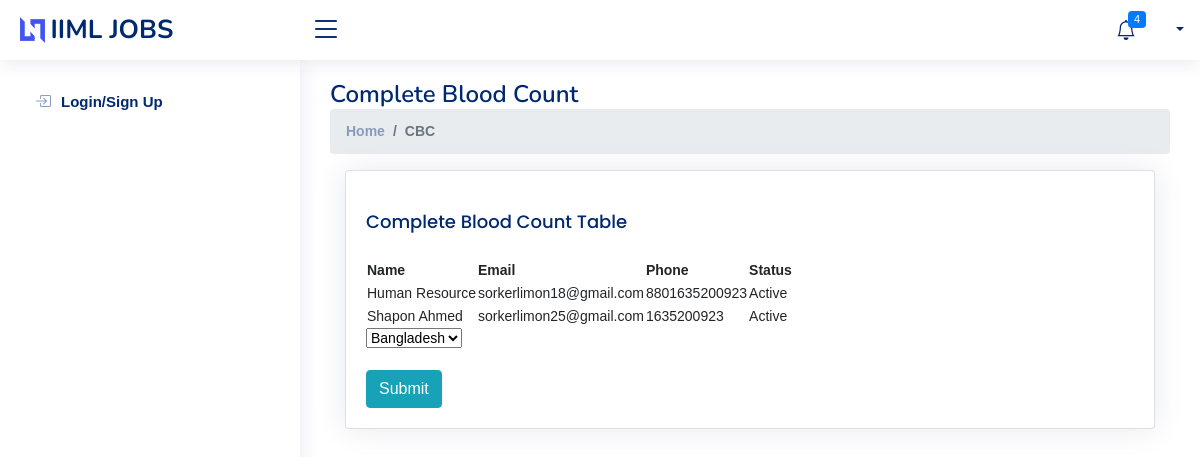
/user-list/, run on the app's committed database.
### users/models.py (models this page shows, shortened)
class Employee_profile(models.Model):
    Education = (
        ('Completed 10 years school', 'Completed 10 years school'),
        ('Completed 10 years school & High School', 'Completed 10 years school & High School'),
        ('University Degree', 'University Degree'),
        ('University Degree - Masters', 'University Degree - Masters'),
        ('Technical Degree', 'Technical Degree'),
        ('Others', 'Others'),
    )
    Computer = (
        ('Yes', 'Yes'),
        ('No', 'No'),
    )
    user = models.OneToOneField(User, blank=True, null=True, on_delete=models.CASCADE)
    name = models.CharField(max_length=200, null=True)
    phone = models.CharField(max_length=200, null=True, blank=True)
    nid = models.CharField(max_length=200, null=True, blank=True)
    bank_account = models.CharField(max_length=200, null=True, blank=True)
    dob = models.DateField(max_length=8,blank=True,null=True)
    email = models.EmailField(max_length=200, unique=True, null=True, blank=True)
    country = CountryField(null=True,blank=True)
    profile_pic = models.ImageField(null=True, blank=True, upload_to='profile/', default="profile/profile.png")
    date_created = models.DateTimeField(auto_now_add=True, null=True)
    has_used_secret_key = models.BooleanField(default=False)
    present_address = models.CharField(max_length=200, null=True)
    parmanenet_address = models.CharField(max_length=200, null=True)
    emergency_phone = models.CharField(max_length=200, null=True, blank=True)
    education_degree = models.CharField(max_length=255, blank=True, null=True, choices=Education, default="Completed 10 years school")
    city = models.CharField(max_length=200, null=True)
    working_hours = models.IntegerField(blank=True,null=True)
    have_computer = models.CharField(max_length=255, blank=True, null=True, choices=Computer, default="Yes")
    comment = models.TextField(blank=True, null=True)
    agreement_1 = models.ImageField(null=True, blank=True, upload_to='agreement/' )
    agreement_2 = models.ImageField(null=True, blank=True, upload_to='agreement/')

### job_vacancy/views.py (the view)
# urls.py: path('user-list/', user_list, name='user_list'),
def user_list(request):
    now = timezone.now()
    active_users = User.objects.filter(last_login__gte=now - timezone.timedelta(hours=24))
    inactive_users = User.objects.exclude(last_login__gte=now - timezone.timedelta(hours=24))
    employee_profiles = Employee_profile.objects.filter(user__in=active_users | inactive_users)
    context = {'active_users': active_users, 'inactive_users': inactive_users, 'employee_profiles': employee_profiles}
    return render(request, 'hr_templates/active_deactive_user.html', context)

### job_vacancy/templates/hr_templates/active_deactive_user.html (shortened to what this page needs)
{% extends 'main1.html' %}
{% load static %}
{% block content  %}
<main id="main" class="main">
    <div class="pagetitle">
       <h1>Complete Blood Count</h1>
       <nav>
          <ol class="breadcrumb">
             <li class="breadcrumb-item"><a href="">Home</a></li>
             <li class="breadcrumb-item active">CBC</li>
          </ol>
       </nav>
    </div>
    <section class="section dashboard">
       <div class="row">
          <div class="col-lg-12">
                <div class="col-12">
                   <div class="card recent-sales overflow-auto">
                      <div class="card-body">
                         <h5 class="card-title">Complete Blood Count Table </h5>
                         <form method="POST" action="">
                         <table>
                           <thead>
                             <tr>
                               <th>Name</th>
                               <th>Email</th>
                               <th>Phone</th>
                               <th>Status</th>
                             </tr>
                           </thead>
                           <tbody>
                             {% for employee_profile in employee_profiles %}
                               <tr>
                                 <td>{{ employee_profile.name }}</td>
                                 <td>{{ employee_profile.email }}</td>
                                 <td>{{ employee_profile.phone }}</td>
                                 {% if employee_profile.user in active_users %}
                                   <td>Active</td>
                                 {% else %}
                                   <td>Inactive</td>
                                 {% endif %}
                               </tr>
                             {% endfor %}
                           </tbody>
                         </table>
                          <select  name="valu1">
                            <option value="wbc"> Bangladesh </option>
                          </select>
                          <br>
                          <br>
                         <button type="submit" class="btn btn-info">Submit</button>
                        </form>
                      </div>
                   </div>
                </div>
 </main>
 {% endblock  %}

### static/static2/assets/css/style.css (style rules this page uses)
:root { scroll-behavior: smooth; }
body { font-family: "Open Sans", sans-serif; background: #ffffff; color: #444444; }
a { color: #4154f1; text-decoration: none; }
h1, h2, h3, h4, h5, h6 { font-family: "Nunito", sans-serif; }
#main { margin-top: 60px; padding: 20px 30px; transition: all 0.3s; }
.pagetitle { margin-bottom: 10px; }
.pagetitle h1 { font-size: 24px; margin-bottom: 0; font-weight: 600; color: #012970; }
.card { margin-bottom: 30px; border: none; border-radius: 5px; box-shadow: 0px 0 30px rgba(1, 41, 112, 0.1); }
.card-title { padding: 20px 0 15px 0; font-size: 18px; font-weight: 500; color: #012970; font-family: "Poppins", sans-serif; }
.card-body { padding: 0 20px 20px 20px; }
.breadcrumb { font-size: 14px; font-family: "Nunito", sans-serif; color: #899bbd; font-weight: 600; }
.breadcrumb a { color: #899bbd; transition: 0.3s; }
.breadcrumb .breadcrumb-item::before { color: #899bbd; }
.breadcrumb .active { color: #51678f; font-weight: 600; }
@media (min-width: 1200px) { #main, #footer { margin-left: 300px; } }
.dashboard .recent-sales { font-size: 14px; }

### static/static2/styles/a.css (style rules this page uses)
* { font-family: sans-serif; }

### data on the page
Employee_profile: name "Human Resource", email "sorkerlimon18@gmail.com", phone "8801635200923", shows "Active"
Employee_profile: name "Shapon Ahmed", email "sorkerlimon25@gmail.com", phone "1635200923", shows "Active"
